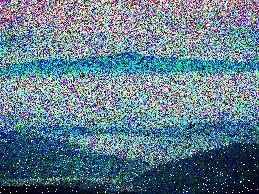
#> input picture Task 2.2.2/noisy.jpg, 259 x 194 px, found by its file name
$ jupyter execute try.ipynb   (older library calls are emulated)
#> lines starting #> are read from the running program, lines starting #| are printed output that depends on the picture; after the words box and inside, x2 and y2 are one past the last pixel; in counts of white or black regions, pixels touching at a corner belong together
# Task 2.2.2 — Edge-Aware Denoising

**Pipeline:**
1. Custom edge detection (multi-scale Sobel + non-maximum suppression + hysteresis)
2. Edge-aware blur (BFS flood-fill averaging, blocked by edges)
3. Edge pixel inpainting from smoothed neighbours

[cell 1]
import cv2
import numpy as np
from collections import deque

## Load Image

[cell 2]
image = cv2.imread(r'C:\Users\parvc\Documents\College\ARK\Task 2.2.2\noisy.jpg')
#> image is the input picture: shape (194, 259, 3); mean B, G, R 141.7, 125.4, 93.3
if image is None:
    raise FileNotFoundError("Could not load 'noisy.jpg'. Make sure it is in the working directory.")

print(f"Image loaded: {image.shape[1]}x{image.shape[0]}, {image.shape[2]} channels, dtype={image.dtype}")
#| Image loaded: 259x194, 3 channels, dtype=uint8

## Tweakable Parameters

Adjust these to tune the result.

[cell 3]
# Edge detection parameters
EDGE_PRE_BLUR    = 15    # Gaussian blur before edge detection (odd, larger = less noise)
SOBEL_KSIZE      = 9     # Sobel kernel size: 3, 5, or 7 (larger = catches softer edges)
LOW_PCT          = 75    # Lower hysteresis percentile (lower = more edges)
HIGH_PCT         = 85    # Upper hysteresis percentile (lower = more strong edges)
EDGE_DILATE      = 1     # Thicken edges by N pixels (0 = no dilation)
EDGE_CLOSE_KSIZE = 3     # Morphological closing kernel to bridge gaps (0 = off)

# Blur parameters
KERNEL_SIZE      = 7     # Edge-aware blur window size (odd)
ITERATIONS       = 3     # Number of blur passes (more = smoother)

## 1. Custom Edge Detection

Multi-scale Sobel gradients → non-maximum suppression → hysteresis thresholding → morphological cleanup.

[cell 4]
def custom_edge_detect(image_bgr, edge_pre_blur=11, sobel_ksize=7,
                       low_pct=60, high_pct=85, edge_dilate=1,
                       edge_close_ksize=3):
    # Pre-blur to suppress noise before computing gradients
#> called with edge_pre_blur = 15, sobel_ksize = 9, low_pct = 75, high_pct = 85, edge_dilate = 1, edge_close_ksize = 3
    blurred = cv2.GaussianBlur(image_bgr, (edge_pre_blur, edge_pre_blur), 0)
    gray = cv2.cvtColor(blurred, cv2.COLOR_BGR2GRAY).astype(np.float64)
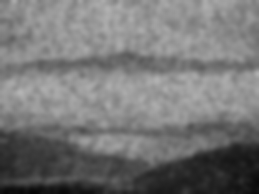
#> gray: shape (194, 259) float64; min 6, max 180, mean 117.7

    # Multi-scale gradients: combine two Sobel scales for better coverage
    gx1 = cv2.Sobel(gray, cv2.CV_64F, 1, 0, ksize=sobel_ksize)
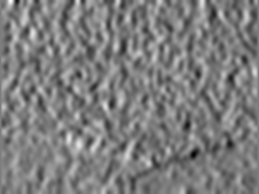
#> gx1: shape (194, 259) float64; min -254223, max 260894, mean -520.9; drawn with min black and max white
    gy1 = cv2.Sobel(gray, cv2.CV_64F, 0, 1, ksize=sobel_ksize)
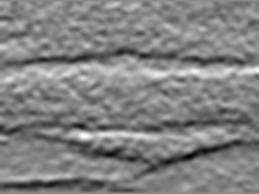
#> gy1: shape (194, 259) float64; min -394078, max 337742, mean -20418.9; drawn with min black and max white
    mag1 = np.sqrt(gx1**2 + gy1**2)
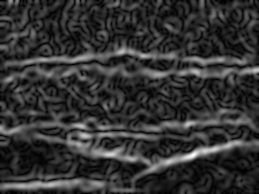
#> mag1: shape (194, 259) float64; min 0, max 434438.5, mean 87817; drawn with min black and max white

    # Second scale with smaller kernel for fine detail
    ksize2 = max(3, sobel_ksize - 2)
    gx2 = cv2.Sobel(gray, cv2.CV_64F, 1, 0, ksize=ksize2)
    gy2 = cv2.Sobel(gray, cv2.CV_64F, 0, 1, ksize=ksize2)
    mag2 = np.sqrt(gx2**2 + gy2**2)

    # Combine: take the max of both scales at each pixel
    magnitude = np.maximum(mag1, mag2)
    direction = np.where(mag1 >= mag2, np.arctan2(gy1, gx1), np.arctan2(gy2, gx2))
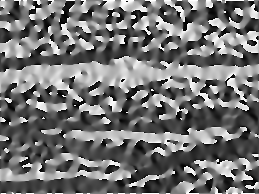
#> direction: shape (194, 259) float64; min -3.14, max 3.14, mean -0.283; drawn with min black and max white

    h, w = magnitude.shape
#> h = 194; w = 259
    suppressed = np.zeros_like(magnitude)
    angle = direction * 180.0 / np.pi
    angle[angle < 0] += 180
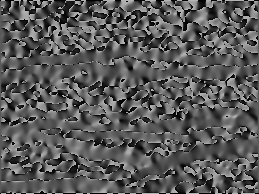
#> angle: shape (194, 259) float64; min 0, max 180, mean 89.1

    # Non-maximum suppression
    for y in range(1, h - 1):
        for x in range(1, w - 1):
            a = angle[y, x]
            m = magnitude[y, x]
            if (0 <= a < 22.5) or (157.5 <= a <= 180):
                n1, n2 = magnitude[y, x - 1], magnitude[y, x + 1]
            elif 22.5 <= a < 67.5:
                n1, n2 = magnitude[y - 1, x + 1], magnitude[y + 1, x - 1]
            elif 67.5 <= a < 112.5:
                n1, n2 = magnitude[y - 1, x], magnitude[y + 1, x]
            else:
                n1, n2 = magnitude[y - 1, x - 1], magnitude[y + 1, x + 1]
            if m >= n1 and m >= n2:
                suppressed[y, x] = m
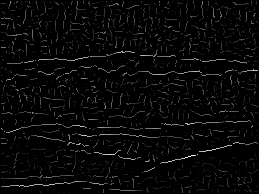
#> suppressed: shape (194, 259) float64; min 0, max 434438.5, mean 13495.8; drawn with min black and max white

    nonzero = suppressed[suppressed > 0]
#> nonzero = 5914 values, max 434438.5 at index 4792, min 5023.9 at index 5222, mean 114661.5
    if len(nonzero) == 0:
        return np.zeros((h, w), dtype=np.uint8)

    low_thresh  = np.percentile(nonzero, low_pct)
#> low_thresh = 145984
    high_thresh = np.percentile(nonzero, high_pct)
#> high_thresh = 188580.7
    print(f"  Thresholds: low={low_thresh:.1f}, high={high_thresh:.1f}  "
          f"(range: {nonzero.min():.1f} - {nonzero.max():.1f})")
#|   Thresholds: low=145984.0, high=188580.7  (range: 5023.9 - 434438.5)

    strong = suppressed >= high_thresh
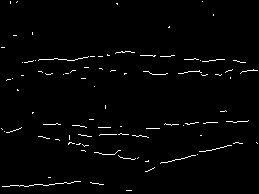
#> strong: shape (194, 259) bool; 1.8% white in thin lines or dots
    weak   = (suppressed >= low_thresh) & ~strong
#> weak: shape (194, 259) bool; 1.2% white in thin lines or dots

    edges = np.zeros((h, w), dtype=np.uint8)
    edges[strong] = 255

    # Hysteresis: grow strong edges into weak neighbours
    prev_count = 0
    while True:
        dilated = cv2.dilate(edges, np.ones((3, 3), dtype=np.uint8))
        new_edges = (dilated > 0) & weak
        edges[new_edges] = 255
        curr_count = np.count_nonzero(edges)
        if curr_count == prev_count:
            break
        prev_count = curr_count
#> edges: shape (194, 259); 2.4% white in thin lines or dots

    # Morphological closing to bridge small gaps
    if edge_close_ksize > 0:
        close_kern = np.ones((edge_close_ksize, edge_close_ksize), dtype=np.uint8)
        edges = cv2.morphologyEx(edges, cv2.MORPH_CLOSE, close_kern)
#> edges: shape (194, 259); 2.5% white in thin lines or dots

    # Dilate to thicken edges (wider barrier for the blur)
    if edge_dilate > 0:
        dilate_kern = np.ones((2 * edge_dilate + 1, 2 * edge_dilate + 1), dtype=np.uint8)
        edges = cv2.dilate(edges, dilate_kern)
#> edges: shape (194, 259); 8.7% white; 47 white regions (5 under 20 px), largest, box (x1, y1, x2, y2) and area: (6, 50, 136, 65) 432, (159, 141, 259, 165) 346, (139, 69, 223, 77) 291
#|   4347 edge pixels detected

    return edges

## 2. Edge-Aware Blur

For each pixel, BFS flood-fills within a window. The flood cannot cross edge pixels, so only same-side neighbours contribute to the average. Edge pixels are then inpainted from their smoothed neighbours.

[cell 5]
def edge_aware_blur(img, edge_mask, kernel_size=11, iterations=1):
#> called with kernel_size = 7, iterations = 3
    radius = kernel_size // 2
    h, w = img.shape[:2]
#> h = 194; w = 259

    current = img.copy()

    for it in range(iterations):
        print(f"  Pass {it + 1}/{iterations} (kernel={kernel_size}x{kernel_size})...")
        img_f  = current.astype(np.float64)
        output = np.zeros_like(current, dtype=np.float64)

        # Step 1: blur all NON-edge pixels (BFS stays on same side)
        for y in range(h):
            if y % 40 == 0:
                print(f"    Row {y}/{h}")
            for x in range(w):
                if edge_mask[y, x]:
                    continue

                visited = set()
                visited.add((y, x))
                queue = deque([(y, x)])
                total = img_f[y, x].copy()
                count = 1

                while queue:
                    cy, cx = queue.popleft()
                    for dy, dx in [(-1, 0), (1, 0), (0, -1), (0, 1)]:
                        ny, nx = cy + dy, cx + dx
                        if ny < 0 or ny >= h or nx < 0 or nx >= w:
                            continue
                        if abs(ny - y) > radius or abs(nx - x) > radius:
                            continue
                        if edge_mask[ny, nx]:
                            continue
                        if (ny, nx) in visited:
                            continue
                        visited.add((ny, nx))
                        queue.append((ny, nx))
                        total += img_f[ny, nx]
                        count += 1

                output[y, x] = total / count

        # Step 2: inpaint edge pixels from already-smoothed neighbours
        filled = output.copy()
        edge_remaining = edge_mask.copy()
        max_passes = max(EDGE_DILATE * 2 + 2, 5)

        for p in range(max_passes):
            still_missing = False
            for y in range(h):
                for x in range(w):
                    if not edge_remaining[y, x]:
                        continue
                    total = np.zeros(3, dtype=np.float64)
                    count = 0
                    for dy, dx in [(-1, 0), (1, 0), (0, -1), (0, 1),
                                   (-1, -1), (-1, 1), (1, -1), (1, 1)]:
                        ny, nx = y + dy, x + dx
                        if 0 <= ny < h and 0 <= nx < w and not edge_remaining[ny, nx]:
                            total += filled[ny, nx]
                            count += 1
                    if count > 0:
                        filled[y, x] = total / count
                        edge_remaining[y, x] = False
                    else:
                        still_missing = True
            if not still_missing:
                print(f"    Edge inpaint done in {p + 1} passes")
                break

        current = np.clip(filled, 0, 255).astype(np.uint8)
#> edge_remaining: shape (194, 259) bool; every value is 0
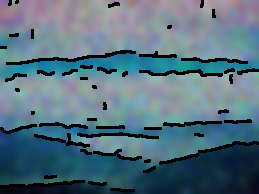
#> output: shape (194, 259, 3) float64; mean of channels 0, 1, 2 128.4, 113.8, 86.1; drawn as B, G, R

    return current

## 3. Run the Pipeline

[cell 6]
print("Detecting edges...")
edges = custom_edge_detect(image,
                           edge_pre_blur=EDGE_PRE_BLUR,
                           sobel_ksize=SOBEL_KSIZE,
                           low_pct=LOW_PCT,
                           high_pct=HIGH_PCT,
                           edge_dilate=EDGE_DILATE,
                           edge_close_ksize=EDGE_CLOSE_KSIZE)
edge_mask = edges > 0
print(f"  {np.count_nonzero(edges)} edge pixels detected")

print(f"\nRunning edge-aware blur: kernel={KERNEL_SIZE}, iterations={ITERATIONS}")
result = edge_aware_blur(image, edge_mask, kernel_size=KERNEL_SIZE, iterations=ITERATIONS)

cv2.imwrite('edge_aware_blur.jpg', result)
print(f"\n[Done] Saved -> edge_aware_blur.jpg")

## 4. Display Results

[cell 7]
import matplotlib.pyplot as plt

fig, axes = plt.subplots(1, 3, figsize=(18, 6))

axes[0].imshow(cv2.cvtColor(image, cv2.COLOR_BGR2RGB))
axes[0].set_title('Original Noisy')
axes[0].axis('off')

axes[1].imshow(edges, cmap='gray')
axes[1].set_title('Detected Edges')
axes[1].axis('off')

axes[2].imshow(cv2.cvtColor(result, cv2.COLOR_BGR2RGB))
axes[2].set_title('Edge-Aware Blur')
axes[2].axis('off')

plt.tight_layout()
plt.show()
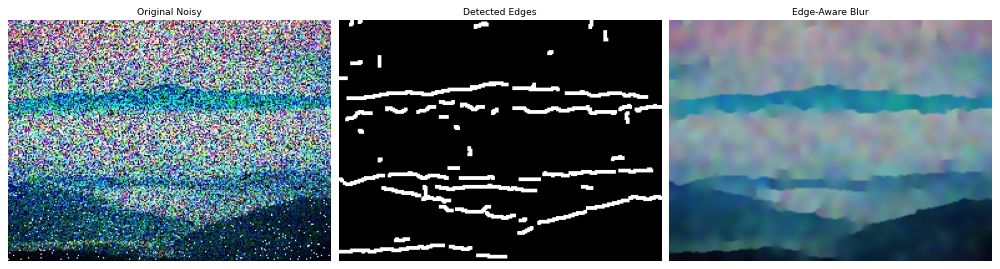
#> figure drawn by matplotlib, 3 panels
